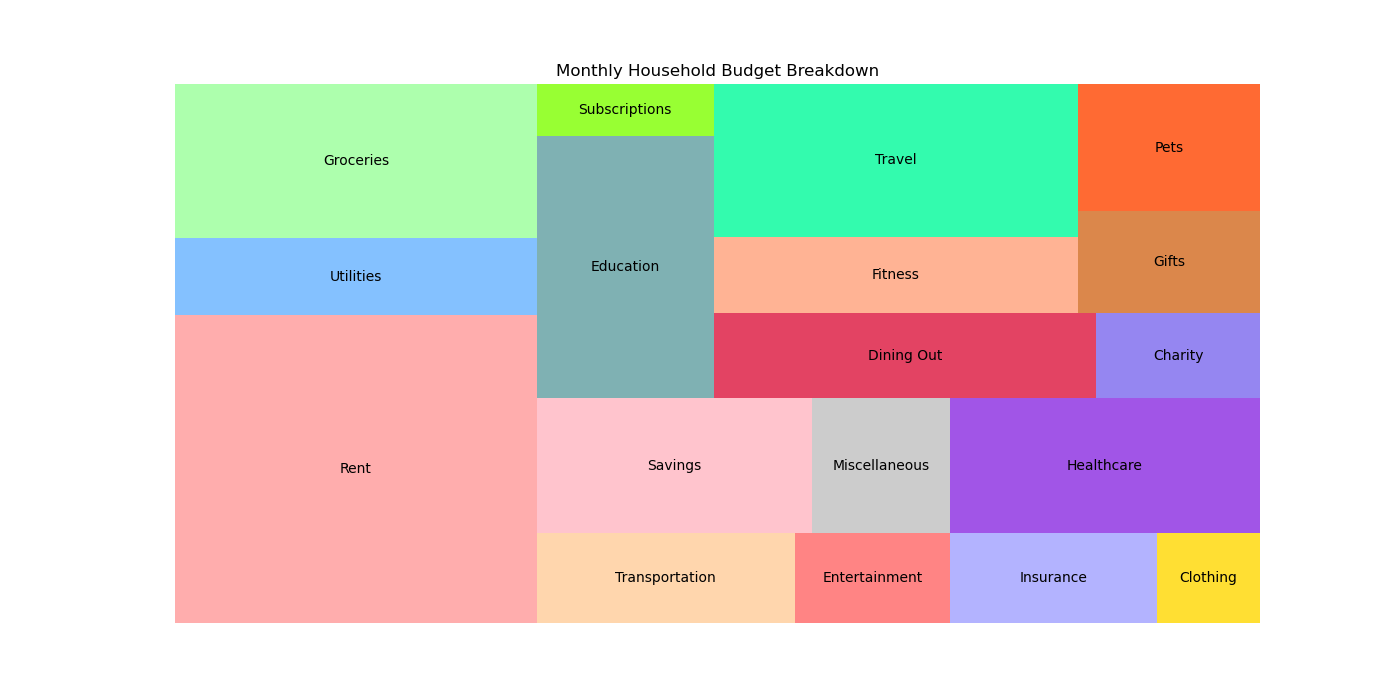

Write the Python code that produced this figure.

import matplotlib.pyplot as plt
import squarify  # pip install squarify (algorithm for treemap)

# Data
categories = [
    'Rent', 'Utilities', 'Groceries', 'Transportation', 'Entertainment',
    'Insurance', 'Clothing', 'Savings', 'Miscellaneous', 'Healthcare',
    'Education', 'Subscriptions', 'Dining Out', 'Charity', 'Fitness',
    'Travel', 'Gifts', 'Pets'
]
amounts = [
    1200, 300, 600, 250, 150, 200, 100, 400, 200, 450, 500, 100, 350, 150,
    300, 600, 200, 250
]

# Color Scheme in HEX
colors = [
    '#FF9999', '#66B2FF', '#99FF99', '#FFCC99', '#FF6666', '#A0A0FF',
    '#FFD700', '#FFB6C1', '#C0C0C0', '#8A2BE2', '#5F9EA0', '#7FFF00',
    '#DC143C', '#7B68EE', '#FFA07A', '#00FA9A', '#D2691E', '#FF4500'
]

# Creating a figure to accommodate a larger treemap
fig, ax = plt.subplots(1, figsize=(14, 7))

# Creating the treemap
squarify.plot(sizes=amounts, label=categories, color=colors, alpha=0.8)

# Title of the treemap
plt.title('Monthly Household Budget Breakdown')

# Removing the axes for better aesthetic
plt.axis('off')

# Display the plot
plt.show()
